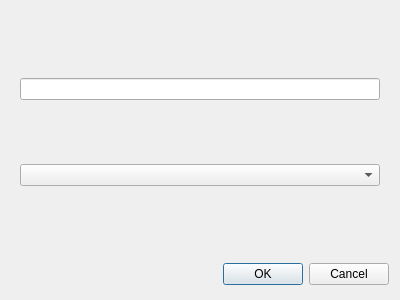
<?xml version="1.0" encoding="UTF-8"?>
<ui version="4.0">
 <class>ColumnDialog</class>
 <widget class="QDialog" name="ColumnDialog">
  <property name="geometry">
   <rect>
    <x>0</x>
    <y>0</y>
    <width>400</width>
    <height>300</height>
   </rect>
  </property>
  <property name="windowTitle">
   <string>Dialog</string>
  </property>
  <layout class="QGridLayout" name="gridLayout">
   <item row="2" column="0">
    <widget class="QDialogButtonBox" name="buttonBox">
     <property name="sizePolicy">
      <sizepolicy hsizetype="Expanding" vsizetype="Minimum">
       <horstretch>0</horstretch>
       <verstretch>0</verstretch>
      </sizepolicy>
     </property>
     <property name="maximumSize">
      <size>
       <width>16777215</width>
       <height>30</height>
      </size>
     </property>
     <property name="orientation">
      <enum>Qt::Horizontal</enum>
     </property>
     <property name="standardButtons">
      <set>QDialogButtonBox::Cancel|QDialogButtonBox::Ok</set>
     </property>
    </widget>
   </item>
   <item row="1" column="0">
    <widget class="QWidget" name="widget" native="true">
     <property name="sizePolicy">
      <sizepolicy hsizetype="Preferred" vsizetype="Preferred">
       <horstretch>0</horstretch>
       <verstretch>0</verstretch>
      </sizepolicy>
     </property>
     <layout class="QGridLayout" name="gridLayout_3">
      <item row="1" column="0">
       <widget class="QLineEdit" name="lineEdit"/>
      </item>
      <item row="2" column="0">
       <widget class="QComboBox" name="comboBox"/>
      </item>
     </layout>
    </widget>
   </item>
  </layout>
 </widget>
 <resources/>
 <connections>
  <connection>
   <sender>buttonBox</sender>
   <signal>accepted()</signal>
   <receiver>ColumnDialog</receiver>
   <slot>accept()</slot>
   <hints>
    <hint type="sourcelabel">
     <x>248</x>
     <y>254</y>
    </hint>
    <hint type="destinationlabel">
     <x>157</x>
     <y>274</y>
    </hint>
   </hints>
  </connection>
  <connection>
   <sender>buttonBox</sender>
   <signal>rejected()</signal>
   <receiver>ColumnDialog</receiver>
   <slot>reject()</slot>
   <hints>
    <hint type="sourcelabel">
     <x>316</x>
     <y>260</y>
    </hint>
    <hint type="destinationlabel">
     <x>286</x>
     <y>274</y>
    </hint>
   </hints>
  </connection>
 </connections>
</ui>
